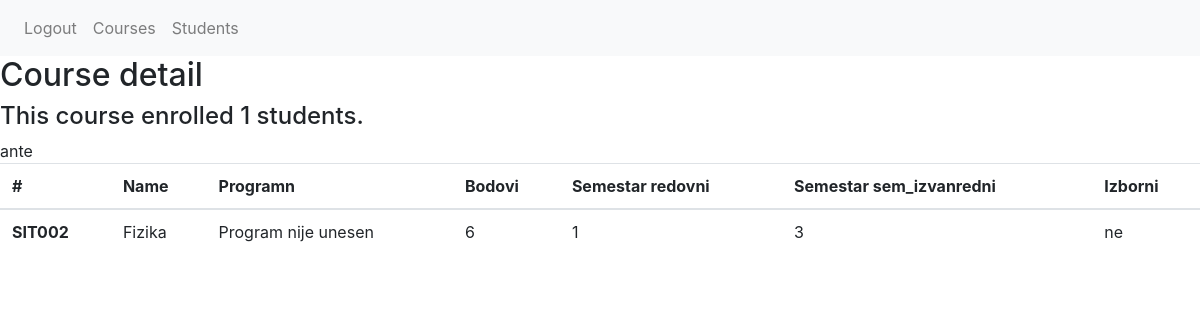
The page /course/2 (signed in) on the database its author committed.
### exam_app/models.py (models this page shows)
class Korisnik(AbstractUser):
    MENTOR = 'MENTOR'
    STUDENT = 'STUDENT'
    ROLES = (
        (MENTOR, 'Mentor'),
        (STUDENT, 'Student'),
    )
    NONE = 'NONE'
    REDOVNI = 'REDOVNI'
    IZVANREDNI = 'IZVANREDNI'
    STATUS = (
        (NONE, 'None'),
        (REDOVNI, 'Redovni'),
        (IZVANREDNI, 'Izvanredni'),
    )
    role = models.CharField(
        max_length=12,
        choices=ROLES,
        default=STUDENT,
        null=False
    )
    status = models.CharField(
        max_length=20,
        choices=STATUS,
        default=NONE,
        null=False
    )
    def __str__(self):
        return self.username

class Predmet(models.Model):
    DA = 'DA'
    NE = 'NE'
    IZBORNI = (
        (DA, 'Da'),
        (NE, 'Ne'),
    )
    ime = models.CharField(max_length=100, null=False)
    kod = models.CharField(max_length=6, null=False)
    program = models.TextField(null=False)
    bodovi = models.IntegerField(null=False)
    sem_redovni = models.IntegerField(null=False)
    sem_izvanredni = models.IntegerField(null=False)
    izborni = models.CharField(max_length=2, choices=IZBORNI, null=False)
    def __str__(self):
        return self.ime

### exam_app/views.py (the view)
# urls.py: path('course/<int:course_id>', views.get_course, name='get_course'),
@login_required
def get_course(request, course_id):
    course = Predmet.objects.filter(id=course_id)
    enrolls = Upisi.objects.filter(predmet_id=course_id).count()
    students = list(Korisnik.objects.filter(role='STUDENT'))
    enrolls_name = Upisi.objects.filter(predmet_id=course_id).values_list('student_id', flat=True)
    names = []
    for student in students:
        for name in enrolls_name:
            if student.id == name:
                names.append(student)
    return render(request, 'course.html', {'course': course, 'enrolls': enrolls, 'names': names})

### exam_app/templates/course.html
{% extends 'base.html' %}
{% load static %}
{% block content %}
<h2> Course detail </h2>
<h4>This course enrolled {{enrolls}} students.</h4>
{% for name in names %}
{{name}}
{% endfor %}
<table class="table">
    <thead>
    <tr>
        <th scope="col">#</th>
        <th scope="col">Name</th>
        <th scope="col">Programn</th>
        <th scope="col">Bodovi</th>
        <th scope="col">Semestar redovni</th>
        <th scope="col">Semestar sem_izvanredni</th>
        <th scope="col">Izborni</th>
    </tr>
    </thead>
    <tbody>
    {% for c in course %}
    <tr>
        <th scope="row">{{c.kod}}</th>
        <td>{{c}}</td>
        <td> {{c.program}}</td>
        <td> {{c.bodovi}}</td>
        <td> {{c.sem_redovni}}</td>
        <td> {{c.sem_izvanredni}}</td>
        <td> {{c.izborni}}</td>
    </tr>
    {% endfor %}
    </tbody>
</table>
{% endblock %}

### rows shown on the page
Korisnik: username "ante"
Predmet: kod "SIT002", ime "Fizika", program "Program nije unesen", bodovi "6", sem_redovni "1", sem_izvanredni "3", izborni "ne"

### other values the page prints
{{ enrolls }} "1"
